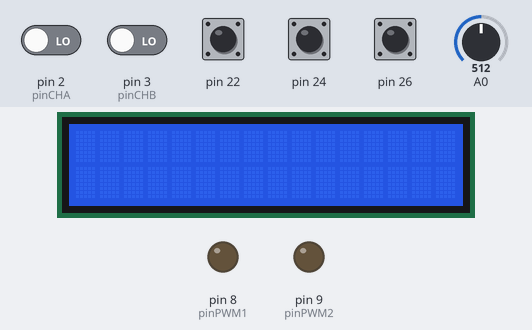
Bench run of a sketch on a simulated Arduino Mega 2560, built with avr-gcc and run on an emulated ATmega2560. On the bench: 16×2 character LCD, output pins drawn as LEDs (lit = HIGH). Inputs (shaded band) come from the test bench; at power-on: pin 22, pin 24, pin 26 HIGH, pin 2 (pinCHA), pin 3 (pinCHB) LOW, A0 = 512. What the sketch prints to the serial monitor is not drawn.

Above: at 3.2 s.
3.3 s: pin 22 pulled LOW for 0.15 s
At 4.4 s:
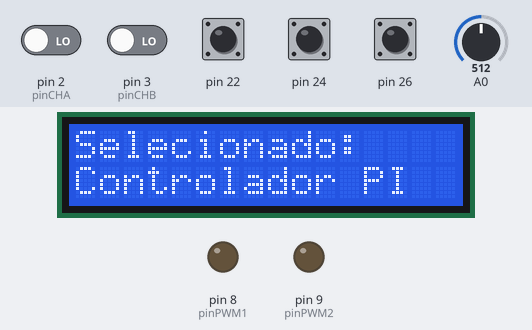
4.9 s: pin 3 (pinCHB) driven HIGH
At 9.4 s:
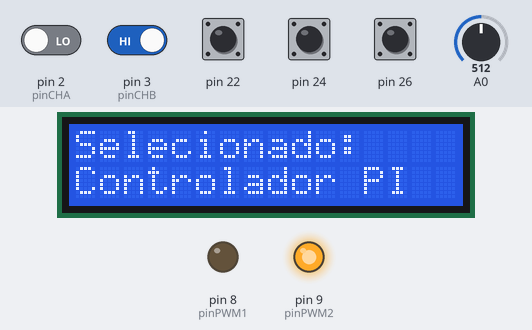
Timing chart, 0 to 10.9 s (numbered marks = the images above; inputs shaded):
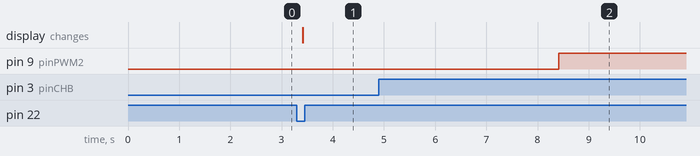

Measured:
- after the input at 3.3 s, the display: changes after 0.12 s (image 1)

The sketch:

FINAL_PROJECT.ino
```cpp
#include <LiquidCrystal.h>


//definir os pinos como entradas e saídas e configurar
#define pinCHA 2
#define pinCHB 3
#define pinPWM1 8
#define pinPWM2 9

bool now_1, last_1, now_2, last_2, now_3, last_3, exit_python;
bool teste1 = true;
bool teste2 = true;
bool stop = false;
int leitA,leitB,degrau;
double integral=0;
double erro,input,output;
double dt=0.005; // 5ms
double setpoint;
volatile long int posicao=0;
//double Kp=58,Ki=50;
double Kp=21.82,Ki=1604;

const int rs = 12, en = 11, d4 = 7, d5 = 6, d6 = 5, d7 = 4;
int valorMapeado, valorPotenciometro;
LiquidCrystal lcd(rs, en, d4, d5, d6, d7);

void interrupt_pinCHA()
{
   leitA=digitalRead(pinCHA);
   leitB=digitalRead(pinCHB);
   if(leitA==HIGH)
   {
      if(leitB==HIGH) posicao--;
      if(leitB==LOW)  posicao++;
   }
   else
   {
      if(leitB==HIGH) posicao++;
      if(leitB==LOW)  posicao--;
   }
}

void interrupt_pinCHB()
{
   leitA=digitalRead(pinCHA);
   leitB=digitalRead(pinCHB);
   if(leitB==HIGH)
   {
      if(leitA==HIGH) posicao++;
      if(leitA==LOW)  posicao--;
   }
   else
   {
      if(leitA==HIGH) posicao--;
      if(leitA==LOW)  posicao++;
   }
}

void run_PI(){

Serial.println("controle");

while(true){

  for(int i=0;i<=250;i++){

    valorPotenciometro = analogRead(A0); // Leitura do valor do potenciômetro
    valorMapeado = map(valorPotenciometro, 0, 1023, 0, 20); // Mapeia o valor para o intervalo de 0 a 255
    exit_python = digitalRead(26);

    if(exit_python == LOW){
      Serial.print("SAIR PYTHON");
      Serial.print('\n');
    }


    setpoint = valorMapeado;
    //lcd.clear();
    //lcd.setCursor(0, 0);
    //lcd.print("SP: ");
    //lcd.print("Running");
    //lcd.print(" ");
    //lcd.print(posicao);
    //lcd.setCursor(0, 1);
    //lcd.print("PV:");
    //lcd.print(posicao);


    // leitura do sensor
    input=posicao;
    posicao=0;

    // cálculo da ação de controle
    erro=setpoint-input;
    integral=integral+erro*dt;
    output=Kp*erro + Ki*integral;

      // acionamento da saída
    if(output>=0)
    {
      if(output>255) {output=255;}
      analogWrite(pinPWM1, 0);
      analogWrite(pinPWM2, output);
    }
    else
    {
      if(output<-255) {output=-255;}
      analogWrite(pinPWM1, -output); // 0 a 255
      analogWrite(pinPWM2, 0);
    }

    Serial.print("output:");
    Serial.print(output);
    Serial.print('\n');
    Serial.print("input:");
    Serial.print(input);
    Serial.print('\n');
    Serial.print("set point:");
    Serial.println(valorMapeado);

    delay(5);
    }
  }
}

void run_ident(){

  Serial.println("modelagem");

  if (teste1 == true) {

    for(int i=1;i<=50;i++)
  {
     analogWrite(pinPWM1, 0);
     analogWrite(pinPWM2, 0);
     Serial.print(0);Serial.println("\n");
     Serial.println(posicao);
     posicao=0;
     delay(5);
  }

  }

  if (teste2 == true) {

    degrau = 127;

    for(int i=1;i<=300;i++)
  {

    analogWrite(pinPWM1, 0);
    analogWrite(pinPWM2, degrau);
    Serial.print(degrau);
    Serial.println("\n");
    Serial.println(posicao);

    lcd.clear(); // Limpa o conteúdo do display

    // Escreve o valor da variável no display
    lcd.clear();
    lcd.setCursor(0, 0);
    lcd.print("Veloc. Atual: ");
    lcd.print(posicao);
    lcd.setCursor(0, 1);
    lcd.print("Degrau: ");
    lcd.print(degrau);
    posicao=0;
    delay(5);
  }

  }

  teste1 = true;
  teste2 = true;
  lcd.clear();
  lcd.setCursor(0, 0);
  lcd.print("Fim Teste");

  analogWrite(pinPWM1, 0); // (0 a 255)
  analogWrite(pinPWM2, 0);


  delay(1000);
}

void setup()
{
  // put your setup code here, to run once:

  Serial.begin(115200);
  lcd.begin(16, 2);

  pinMode(pinCHA, INPUT);
  pinMode(pinCHB, INPUT);
  pinMode(22, INPUT_PULLUP);
  pinMode(24, INPUT_PULLUP);
  pinMode(26, INPUT_PULLUP);

  pinMode(pinPWM1, OUTPUT);
  pinMode(pinPWM2, OUTPUT);

  analogWrite(pinPWM1, 0); // (0 a 255)
  analogWrite(pinPWM2, 0);

  attachInterrupt(digitalPinToInterrupt(pinCHA), interrupt_pinCHA, CHANGE);
  attachInterrupt(digitalPinToInterrupt(pinCHB), interrupt_pinCHB, CHANGE);

  last_1 = digitalRead(22);
  last_2 = digitalRead(24);
  exit_python = digitalRead(26);

  delay(2000);

}

void loop()
{

  now_1 = digitalRead(22);
  now_2 = digitalRead(24);


  if(now_1 != last_1){
    delay(50);
  }

  if(now_2 != last_2){
    delay(50);
  }

  if (now_1 == digitalRead(22)){
    last_1 = now_1;
  }

  if(now_2 == digitalRead(24)){
    last_2 = now_2;
  }

  if (now_1 == LOW){
    lcd.setCursor(0, 0);
    lcd.print("Selecionado:");
    lcd.setCursor(0, 1);
    lcd.print("Controlador PI");
    delay(5000);
    run_PI();

  } else if (now_2 == LOW){
    lcd.setCursor(0, 0);
    lcd.print("Selecionado:");
    lcd.setCursor(0, 1);
    lcd.print("Indent. Sistema");
    delay(5000);
    run_ident();
  }


  delay(100);

}
```
